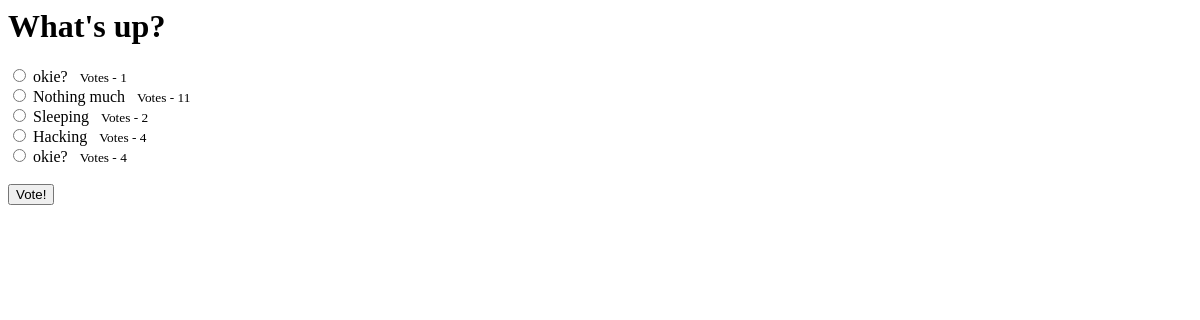
The page /demsite/6/ on the database as committed earlier.
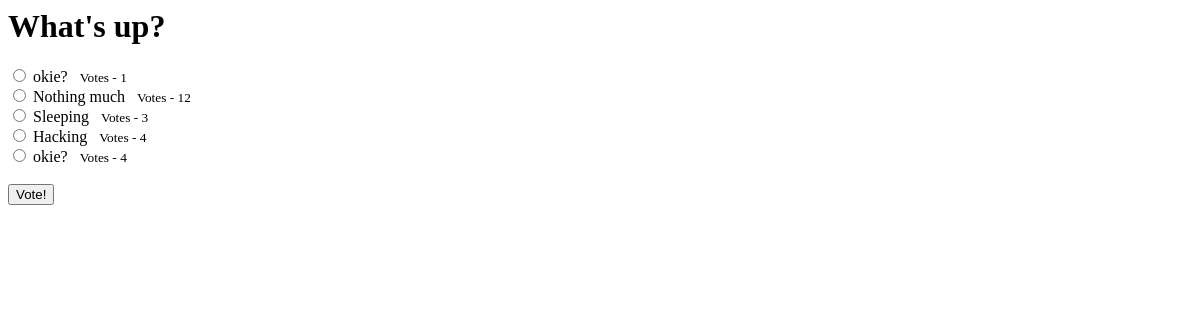
The same page on the database as committed later.
### demsite/models.py (models this page shows, shortened)
class Choice(models.Model):
    question = models.ForeignKey(Question, on_delete=models.CASCADE)
    choice_text = models.CharField(max_length=200)
    votes = models.IntegerField(default=0)

### demsite/views.py (the view)
# urls.py: path('<int:pk>/', views.DetailView.as_view(), name='detail'),
class DetailView(generic.DetailView):
    model = Question
    template_name = 'demsite/detail.html'

### demsite/templates/demsite/detail.html (shortened to what this page needs)
{% load staticfiles %}
<h1>
    {{ question.question_text }}
</h1>
<form action="{% url 'demsite:vote' question.id %}" method="post">
{% for choice in question.choice_set.all %}
    <input type="radio" name="choice" id="choice{{forloop.counter}}" value="{{choice.id}}">
    <label for="choice{{forloop.counter}}">{{choice.choice_text}} &nbsp; <small> Votes - {{ choice.votes }}</small> </label><br>
{% endfor %}
<br>
<input type="submit" value="Vote!">
</form>

Rows that differ between the two databases and show on the page:
changed Choice "Nothing much": choice "☐ Nothing much Votes - 11" → "☐ Nothing much Votes - 12"; votes "11" → "12"
changed Choice "Sleeping": choice "☐ Sleeping Votes - 2" → "☐ Sleeping Votes - 3"; votes "2" → "3"
